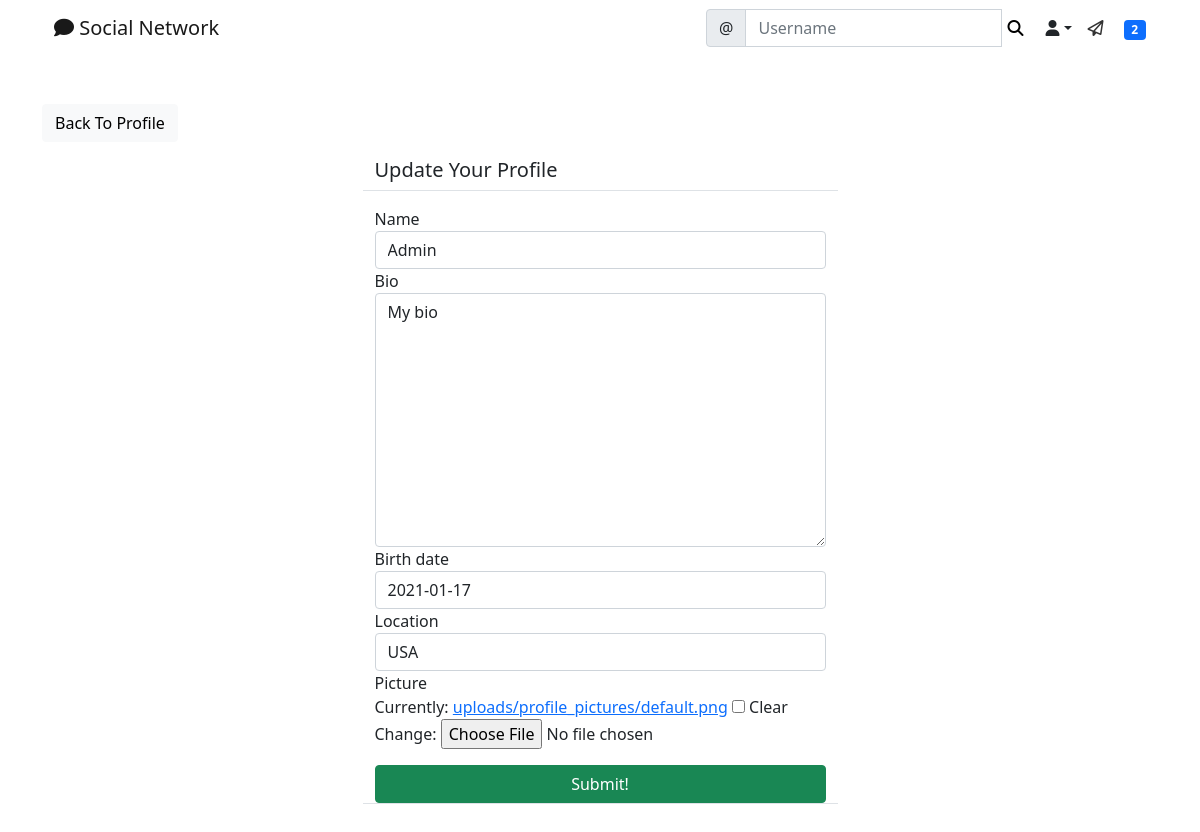
The page /social/profile/edit/1/ (signed in) on the database its author committed.
### social/models.py (models this page shows)
class UserProfile(models.Model):
	user = models.OneToOneField(User, primary_key=True, verbose_name='user', related_name='profile', on_delete=models.CASCADE)
	name = models.CharField(max_length=30, blank=True, null=True)
	bio = models.TextField(max_length=500, blank=True, null=True)
	birth_date=models.DateField(null=True, blank=True)
	location = models.CharField(max_length=100, blank=True, null=True)
	picture = models.ImageField(upload_to='uploads/profile_pictures', default='uploads/profile_pictures/default.png', blank=True)
	followers = models.ManyToManyField(User, blank=True, related_name='followers')

### social/views.py (the view, shortened to what this page needs)
# urls.py: path('profile/edit/<int:pk>/', ProfileEditView.as_view(), name='profile-edit'),
class ProfileEditView(LoginRequiredMixin, UserPassesTestMixin, UpdateView):
    model = UserProfile
    fields = ['name', 'bio', 'birth_date', 'location', 'picture']
    template_name = 'social/profile_edit.html'
    def test_func(self):
        profile = self.get_object()
        return self.request.user == profile.user

### landing/templatetags/custom_tags.py (called while the page is built)
@register.inclusion_tag('social/show_notifications.html', takes_context=True)
def show_notifications(context):
	request_user = context['request'].user
	notifications = Notification.objects.filter(to_user=request_user).exclude(user_has_seen=True).order_by('-date')
	return {'notifications': notifications}

### social/templates/social/profile_edit.html (shortened to what this page needs)
{% extends 'landing/base.html' %}
{% load crispy_forms_tags %}
{% block content %}
<div class="container">
    <div class="row mt-5">
        <div class="col-md-5 col-sm-6">
            <a href="{% url 'profile' object.pk %}" class="btn btn-light">Back To Profile</a>
        </div>
    </div>
    <div class="row justify-content-center mt-3">
        <div class="col-md-5 col-sm-12 border-bottom">
            <h5>Update Your Profile</h5>
        </div>
    </div>
    <div class="row justify-content-center mt-3 mb-5">
        <div class="col-md-5 col-sm-12 border-bottom">
            <form method="POST" enctype="multipart/form-data">
                {{ form | crispy }}
                <div class="d-grid gap-2">
                    <button class="btn btn-success mt-3">Submit!</button>
                </div>
            </form>
        </div>
    </div>
</div>
{% endblock content %}

### rows shown on the page
UserProfile: name "Admin", bio "My bio", birth_date "2021-01-17", location "USA"

### other values the page prints
{{ notifications.count }} "2"
